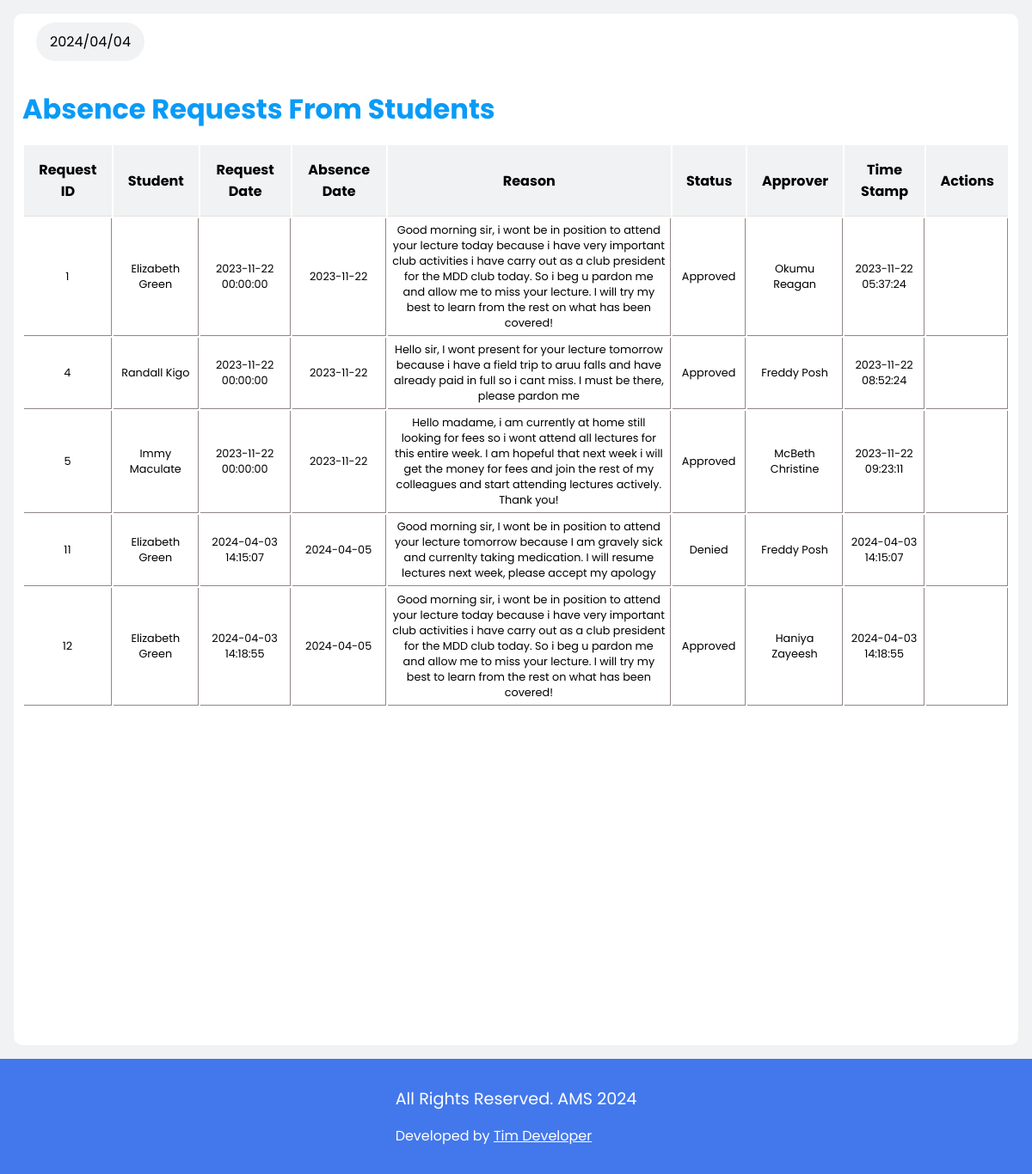
Screenshot of /admin_account/view-absence.php (signed in) with the database file from the repository.
### tables this page shows
CREATE TABLE IF NOT EXISTS `absencerequests` (
  `RequestID` int NOT NULL AUTO_INCREMENT,
  `StudentID` int NOT NULL,
  `RequestDate` datetime NOT NULL DEFAULT CURRENT_TIMESTAMP,
  `AbsenceDate` date NOT NULL,
  `Reasons` text NOT NULL,
  `SubjectID` int NOT NULL,
  `status` varchar(50) NOT NULL,
  `ApproverID` int DEFAULT NULL,
  `Time_stamp` datetime NOT NULL DEFAULT CURRENT_TIMESTAMP,
  PRIMARY KEY (`RequestID`)
);

CREATE TABLE IF NOT EXISTS `students` (
  `StudentID` int NOT NULL AUTO_INCREMENT,
  `image` varchar(200) NOT NULL,
  `FirstName` varchar(50) NOT NULL,
  `LastName` varchar(50) NOT NULL,
  `ClassID` int NOT NULL,
  `DateOfBirth` date NOT NULL,
  `Gender` varchar(7) NOT NULL,
  `Address` varchar(50) NOT NULL,
  `ContactNumber` varchar(15) DEFAULT NULL,
  `Email` varchar(50) DEFAULT NULL,
  `password` varchar(200) NOT NULL,
  `username` varchar(50) NOT NULL,
  PRIMARY KEY (`StudentID`)
);

CREATE TABLE IF NOT EXISTS `teachers` (
  `TeacherID` int NOT NULL AUTO_INCREMENT,
  `Image` varchar(200) NOT NULL,
  `Firstname` varchar(50) NOT NULL,
  `Lastname` varchar(50) NOT NULL,
  `ContactNumber` varchar(15) NOT NULL,
  `Email` varchar(50) NOT NULL,
  `SubjectID` int NOT NULL,
  `password` varchar(200) NOT NULL,
  `username` varchar(50) NOT NULL,
  PRIMARY KEY (`TeacherID`)
);

### admin_account/view-absence.php (the view, shortened to what this page needs)
<?php
include "../functions.php";
function fetch_absRequests()
{
    global $conn;
    $sql = "SELECT ar.*, s.FirstName, s.LastName, t.Firstname, t.Lastname
    FROM absencerequests AS ar
    JOIN students AS s ON ar.StudentID = s.StudentID
    JOIN teachers AS t ON ar.ApproverID = t.TeacherID;";
    $result = mysqli_query($conn, $sql);
    $absReq_array = [];
    if (mysqli_num_rows($result) > 0) {
        while ($rows = mysqli_fetch_assoc($result)) {
            $absReq_array[] = $rows;
        }return $absReq_array;
    }
    return false;
}
?>
<!DOCTYPE html>
<html lang="en">
<head>
    <link rel="stylesheet" href="../styles.css">
</head>
<body>
    <div class="view-activity">
        <div class="container">
            <div class="top">
                <div class="west">
                    <div class="date">
                        <?php echo date("Y/m/d") ?>
                    </div>
                </div>
            </div>
            <div class="view-activity-table">
                <h3 style="margin-top: 1rem; margin-bottom: 1rem; font-size: 2rem; color: var(--color-primary);">Absence Requests From Students</h3>
                <?php
                if (fetch_absRequests() == false) {
                    echo "<div class=empty>";
                    echo "<p>No Available Record Yet!</p>";
                    echo "</div>";
                } else { ?>
                    <table>
                        <tr>
                            <th>Request ID</th>
                            <th>Student</th>
                            <th>Request Date</th>
                            <th>Absence Date</th>
                            <th>Reason</th>
                            <th>Status</th>
                            <th>Approver</th>
                            <th>Time Stamp</th>
                            <th colspan="2">Actions</th>
                        </tr>
                        <?php
                        $absence_requests = fetch_absRequests();
                        foreach ($absence_requests as $request) { ?>
                            <tr>
                                <td><?php echo $request['RequestID'] ?></td>
                                <td><?php echo $request['FirstName'] . ' ' . $request['LastName'] ?></td>
                                <td><?php echo $request['RequestDate'] ?></td>
                                <td><?php echo $request['AbsenceDate'] ?></td>
                                <td><?php echo $request['Reasons'] ?></td>
                                <td><?php echo $request['status'] ?></td>
                                <td><?php echo $request['Firstname'] . ' ' .$request['Lastname'] ?></td>
                                <td><?php echo $request['Time_stamp'] ?></td>
                                <td>
                                    <form action="" method="post" onsubmit="return confirm('Are You sure you want to delete this record? Please not that his action is Irreversible!')">
                                    </form>
                                </td>
                            </tr>
                        <?php } ?>
                    </table><?php }
                            ?>
            </div>
        </div>
    </div>
    <?php include "../footer.php"; ?>
</body>
</html>

### styles.css (style rules this page uses)
* { margin: 0; border: 0; padding: 0; box-sizing: border-box; font-family: 'Poppins', sans-serif; }
:root { --box-shadow: 0 10px 1rem rgba(205, 231, 238, 0.5); --color-bg: #4378ec; --background: #f0f2f3; --color-white: #ffffff; --color-primary: #099BF8; --color-text-muted: #9e9292; --color-bg-secondary: #779be9; --pending-cards-bg: #d2dffc; --darker-tint_1: #5E3494; }
.student_acc #home .container .att_td td, th { text-align: center; padding: 1rem; border-bottom: 1px solid rgb(231, 226, 226); }
.container { width: 85%; border-radius: 10px; background-color: var(--color-white); padding: 10px; }
.view-activity { padding: 1rem; display: flex; width: 100%; gap: 1rem; justify-content: space-between; background-color: var(--background); overflow: hidden; position: relative; }
.view-activity .container { background-color: var(--color-white); border-radius: 10px; padding: 10px; width: 100%; }
.view-activity .container .top { width: 100%; display: flex; justify-content: space-between; align-items: center; }
.view-activity .container .top .west { gap: 1rem; display: flex; align-items: center; }
.view-activity .container .top .west .date { border-radius: 50px; background-color: #f0f2f3; padding: 10px 1rem; }
.view-activity .container .view-activity-table { margin-top: 1rem; width: 100%; display: flex; flex-direction: column; }
.view-activity .container .view-activity-table th { font-size: 1; background-color: var(--background); }
.view-activity .container .view-activity-table td { color: #000; padding: 5px 5px; font-size: 0.8rem; border-right: 1px solid rgb(145, 135, 135); border-bottom: 1px solid rgb(145, 135, 135); text-align: center; }

### rows the page displays
absencerequests: RequestID "1", StudentID.FirstName "Elizabeth", StudentID.LastName "Green", RequestDate "2023-11-22 00:00:00", AbsenceDate "2023-11-22", Reasons "Good morning sir, i wont be in position to attend your lecture today because i have very important club activities i have carry out as a club president for the MDD club today. So i beg u pardon me and allow me to miss your lecture. I will try my best to learn from the rest on what has been covered!", status "Approved", teachers.Firstname "Okumu", teachers.Lastname "Reagan", Time_stamp "2023-11-22 05:37:24"
absencerequests: RequestID "4", StudentID.FirstName "Randall", StudentID.LastName "Kigo", RequestDate "2023-11-22 00:00:00", AbsenceDate "2023-11-22", Reasons "Hello sir, I wont present for your lecture tomorrow because i have a field trip to aruu falls and have already paid in full so i cant miss. I must be there, please pardon me", status "Approved", teachers.Firstname "Freddy", teachers.Lastname "Posh", Time_stamp "2023-11-22 08:52:24"
absencerequests: RequestID "5", StudentID.FirstName "Immy", StudentID.LastName "Maculate", RequestDate "2023-11-22 00:00:00", AbsenceDate "2023-11-22", Reasons "Hello madame, i am currently at home still looking for fees so i wont attend all lectures for this entire week. I am hopeful that next week i will get the money for fees and join the rest of my colleagues and start attending lectures actively. Thank you!", status "Approved", teachers.Firstname "McBeth", teachers.Lastname "Christine", Time_stamp "2023-11-22 09:23:11"
absencerequests: RequestID "11", StudentID.FirstName "Elizabeth", StudentID.LastName "Green", RequestDate "2024-04-03 14:15:07", AbsenceDate "2024-04-05", Reasons "Good morning sir, I wont be in position to attend your lecture tomorrow because I am gravely sick and currenlty taking medication. I will resume lectures next week, please accept my apology", status "Denied", teachers.Firstname "Freddy", teachers.Lastname "Posh", Time_stamp "2024-04-03 14:15:07"
absencerequests: RequestID "12", StudentID.FirstName "Elizabeth", StudentID.LastName "Green", RequestDate "2024-04-03 14:18:55", AbsenceDate "2024-04-05", Reasons "Good morning sir, i wont be in position to attend your lecture today because i have very important club activities i have carry out as a club president for the MDD club today. So i beg u pardon me and allow me to miss your lecture. I will try my best to learn from the rest on what has been covered!", status "Approved", teachers.Firstname "Haniya", teachers.Lastname "Zayeesh", Time_stamp "2024-04-03 14:18:55"
